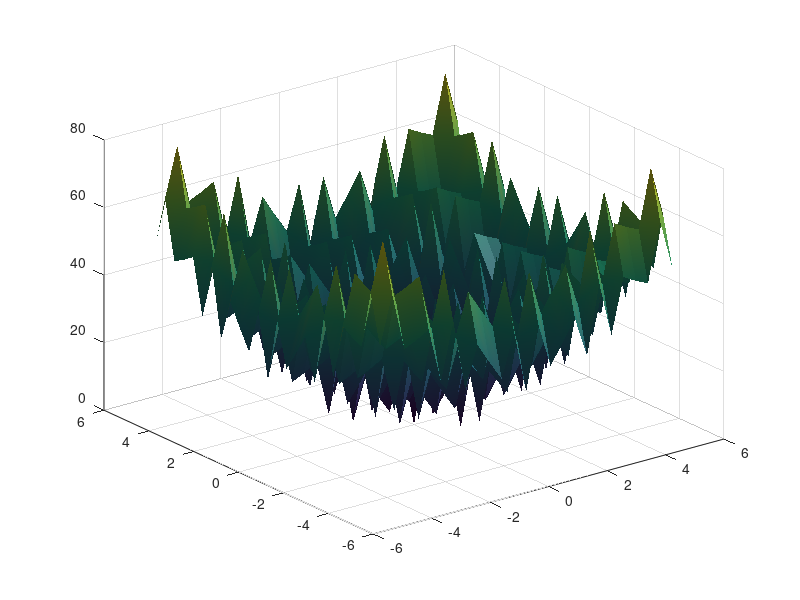

Recreate this plot in MATLAB. (Note: this script raises an error after producing the figure.)
function showNonSmoothFcn(fcn,range)
if(nargin == 0)
    fcn = @rastriginsfcn;
    range = [-5,5;-5,5];
end

pts = 25;
span = diff(range')/(pts - 1);
x = range(1,1): span(1) : range(1,2);
y = range(2,1): span(2) : range(2,2);

pop = zeros(pts * pts,2);
k = 1;
for i = 1:pts
    for j = 1:pts
        pop(k,:) = [x(i),y(j)];
        k = k + 1;
    end
end

values = feval(fcn,pop);
values = reshape(values,pts,pts);

surf(x,y,values)
shading interp
light
lighting phong
hold on
contour(x,y,values)
rotate3d
view(37,60)

%Annotations
figure1 = gcf;
% Create arrow
annotation1 = annotation(figure1,'arrow',[0.5946 0.4196],[0.9024 0.6738]);
% Create textbox
annotation2 = annotation(...
  figure1,'textbox',...
  'Position',[0.575 0.9071 0.1571 0.07402],...
  'FitHeightToText','off',...
  'FontWeight','bold',...
  'String',{'Start point'});
 
% Create textarrow
annotation3 = annotation(...
  figure1,'textarrow',...
  [0.3679 0.4661],[0.1476 0.3214],...
  'String',{'Non-differentiable regions'},...
  'FontWeight','bold');
 
% Create arrow
annotation4 = annotation(figure1,'arrow',[0.1196 0.04107],[0.1381 0.5429]);
 
% Create textarrow
annotation5 = annotation(...
  figure1,'textarrow',...
  [0.7411 0.5321],[0.05476 0.1381],...
  'LineWidth',2,...
  'Color',[1 0 0],...
  'String',{'Smooth region'},...
  'FontWeight','bold',...
  'TextLineWidth',2,...
  'TextEdgeColor',[1 0 0]);
 
% Create arrow
annotation6 = annotation(...
  figure1,'arrow',...
  [0.8946 0.9179],[0.05714 0.531],...
  'Color',[1 0 0]);
 
